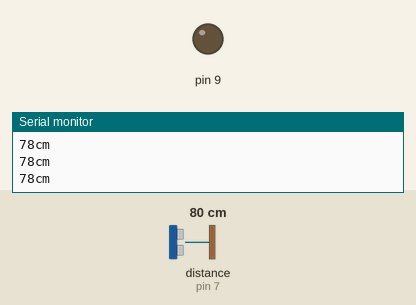
Simulated run of this sketch. Board: Arduino Uno, built with avr-gcc and run on an emulated ATmega328P. Shown: output pins drawn as LEDs (lit = HIGH), the last lines printed to the serial monitor. Wiring (inferred from the names in the program): range finder with pulse-width output: data pin 7. The inputs (shaded band) are chosen by the test bench; at power-on: distance to the obstacle (sensor on pin 7) 80 cm. The echo pulse lasts 58.3 µs per cm.

Above: at 1.2 s.
1.3 s: distance to the obstacle (sensor on pin 7) set to 2 cm
At 2.0 s:
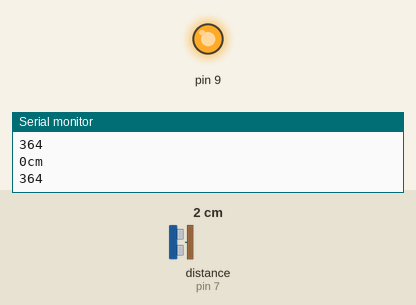
2.8 s: distance to the obstacle (sensor on pin 7) set to 18 cm
At 3.8 s:
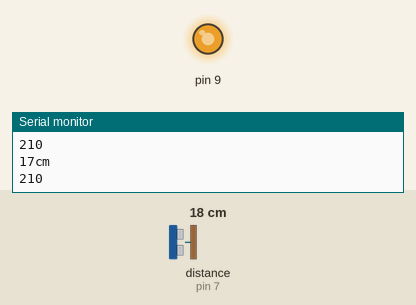
Timing chart, 0 to 5.8 s (numbered marks = the images above; inputs shaded):
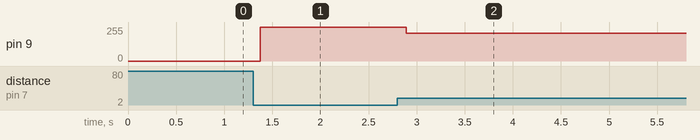

The sketch:

proximityFootwear.ino
```cpp
//VabrationFootware
//By: Vlad Cazan
//EDGE Lab, Ryerson University


const int pwPin = 7;

long pulse, inches, cm;

int value;

void setup() {
  Serial.begin(9600);
}
void loop() {
  pinMode(pwPin, INPUT);
  //Used to read in the pulse that is being sent by the MaxSonar device.
  //Pulse Width representation with a scale factor of 147 uS per Inch.

  pulse = pulseIn(pwPin, HIGH);
  //147uS per inch
  inches = pulse/147;
  //change inches to centimetres
  cm = inches * 2.54;
  Serial.print(cm);
  Serial.print("cm");
  Serial.println();
  delay(1);
//If function checks if there is any objects within 40 cm of the sensor. If there is calculate the power of the motor.
  if (cm < 40){
    value = (-1*(map(cm, 12,40, -255,0))); //The closer the object the faster the motor should spin.
    Serial.print(value);
    Serial.println();
    analogWrite(9, value);

  }
  else{
    analogWrite(9, 0); //If there is nothing within 40 cm then make sure the motor is off.
  }
}
```

Measured:
- after the input at 1.3 s, pin 9: 0/255 → 255/255 after 0.07 s
- after the input at 2.8 s, pin 9: 255/255 → 210/255 after 0.09 s
